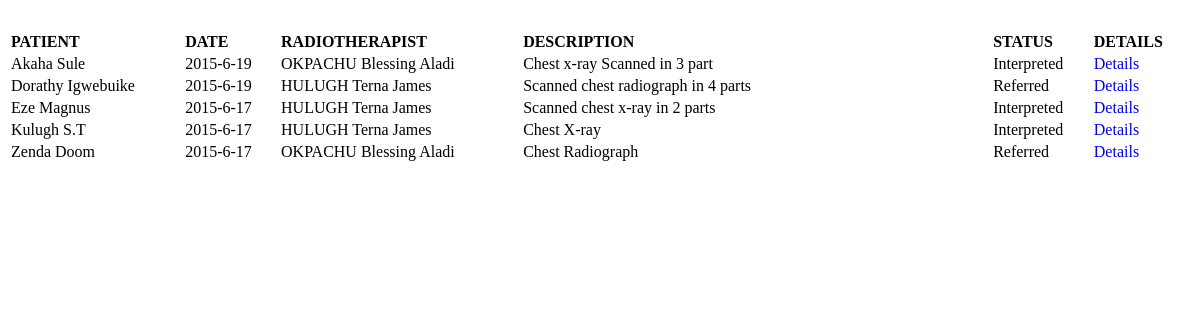
Page /viewall.php (signed in) on the committed database.
### tables this page shows
CREATE TABLE `radiographs` (
  `radid` varchar(45) NOT NULL,
  `radiographer` varchar(45) NOT NULL,
  `radiologist` varchar(45) NOT NULL,
  `patient` varchar(45) NOT NULL,
  `radiograph` varchar(45) NOT NULL,
  `description` varchar(45) DEFAULT NULL,
  `interpretation` text,
  `prescription` text,
  `message` text,
  `date` varchar(45) DEFAULT NULL,
  `seen` tinyint(4) DEFAULT NULL,
  `status` tinyint(3) unsigned NOT NULL,
  PRIMARY KEY (`radid`)
);

### driver/functions.php (called while the page is built, shortened)
<?php
function name($userid, $db){
	$select = mysqli_query($db, "select concat_ws(' ',UPPER(sname), mname,fname) as fullnames, salutation from users where userid = '$userid'") or die(mysqli_error($db));
	$get = mysqli_fetch_array($select,MYSQLI_ASSOC);
	return $get["fullnames"];
}

### viewall.php (the view, shortened to what this page needs)
<?php
include('driver/config.php');
include('driver/functions.php');
?>
<!DOCTYPE html PUBLIC "-//W3C//DTD XHTML 1.0 Transitional//EN" "http://www.w3.org/TR/xhtml1/DTD/xhtml1-transitional.dtd">
<html xmlns="http://www.w3.org/1999/xhtml">
<head>
<link rel="stylesheet" href="css/form.css" />
        </head>
<body>
<table width="100%">
<?php
		$rad = mysqli_query($db, "select * from radiographs");
		if(mysqli_num_rows($rad) > 0){
	?>
    <tr>
    <td colspan="2">&nbsp;</td>
    </tr>
<tr>
<td><strong>PATIENT</strong></td>
<td><strong>DATE</strong></td>
<td><strong>RADIOTHERAPIST</strong></td>
<td width="40%"><strong>DESCRIPTION</strong></td>
<td><strong>STATUS</strong></td>
<td><strong>DETAILS</strong></td>
</tr>
<?php while($radiographs = mysqli_fetch_array($rad, MYSQLI_ASSOC)){ ?>
<tr>
<td><?php echo $radiographs['patient']; ?></td>
<td><?php echo $radiographs['date']; ?></td>
<td><?php echo name($radiographs['radiologist'], $db); ?></td>
<td><?php echo $radiographs['description']; ?></td>
<td><?php echo ($radiographs['status'] > 0)?($radiographs['status'] == 1)?"Pending":"Referred":"Interpreted" ; ?></td>
<td><a href="javascript:" onclick="open_win('print.php?id=<?php echo $radiographs['radid']; ?>')">Details</a></td>
</tr>
<?php }} else {?>
<tr>
<td colspan="4" align="center">NO RADIOGRAPHS FOUND!</td>
</tr>
<?php } ?>
</table>
</body>
</html>

### css/form.css (style rules this page uses)
td { vertical-align:top; }
a { text-decoration:none; cursor:pointer; }

### rows in the picture
radiographs: patient "Akaha Sule", date "2015-6-19", radiologist "OKPACHU Blessing Aladi", description "Chest x-ray Scanned in 3 part", status "Interpreted"
radiographs: patient "Dorathy Igwebuike", date "2015-6-19", radiologist "HULUGH Terna James", description "Scanned chest radiograph in 4 parts", status "Referred"
radiographs: patient "Eze Magnus", date "2015-6-17", radiologist "HULUGH Terna James", description "Scanned chest x-ray in 2 parts", status "Interpreted"
radiographs: patient "Kulugh S.T", date "2015-6-17", radiologist "HULUGH Terna James", description "Chest X-ray", status "Interpreted"
radiographs: patient "Zenda Doom", date "2015-6-17", radiologist "OKPACHU Blessing Aladi", description "Chest Radiograph", status "Referred"
